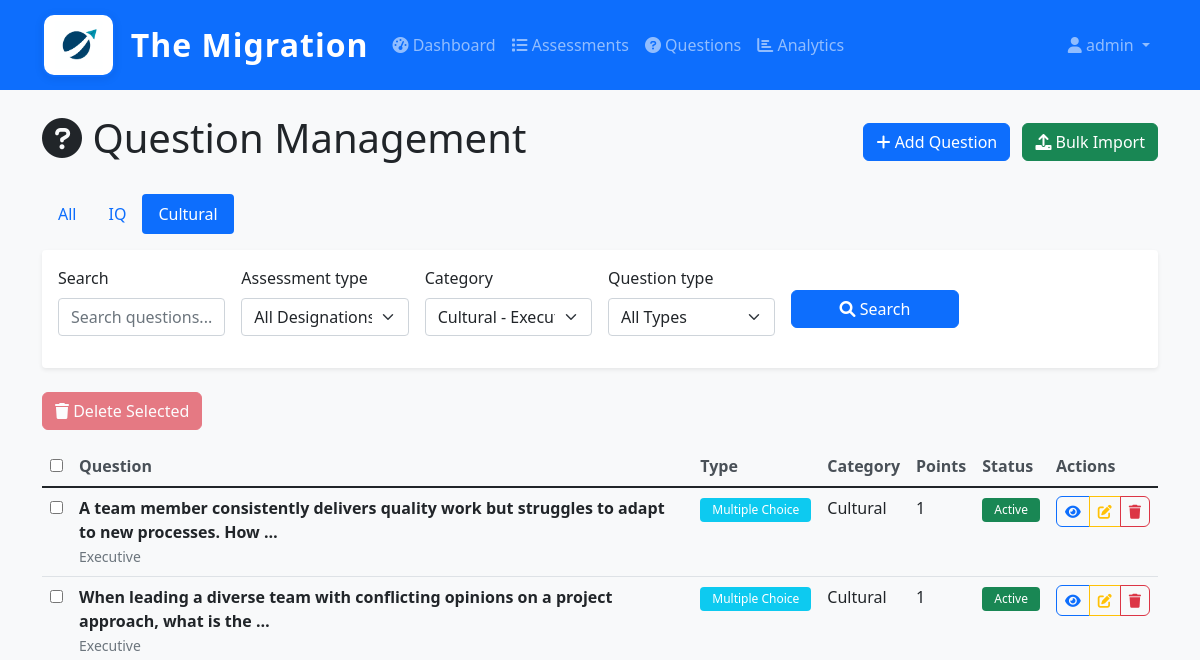
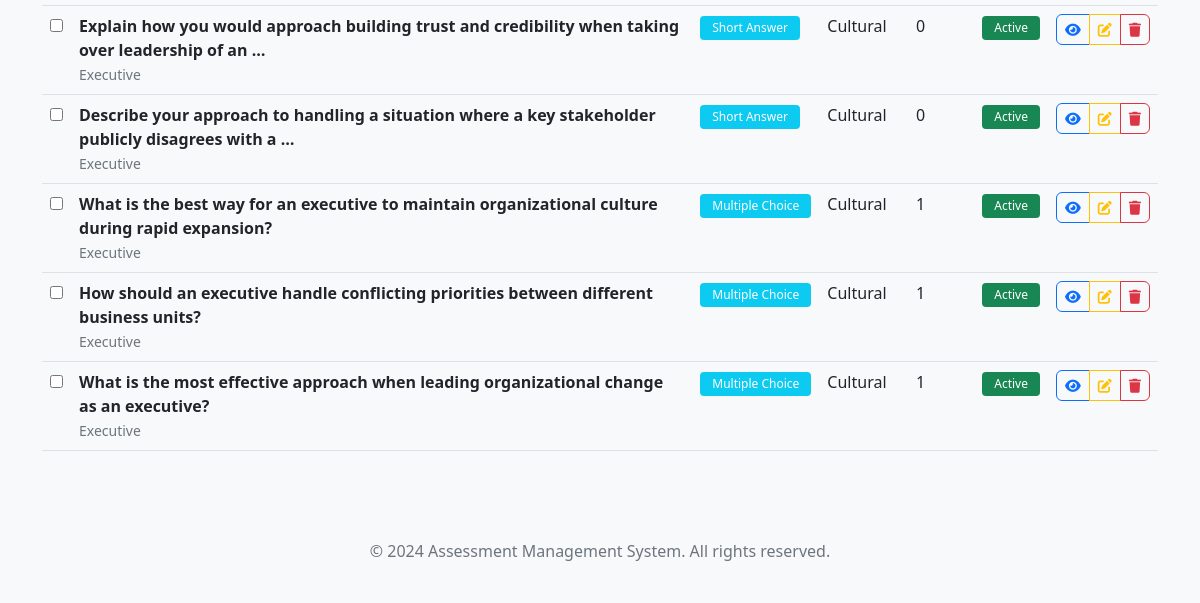
/assessments/admin/questions/?category=8 (signed in), run on an earlier commit of the app's database (2 pictures, top to bottom).
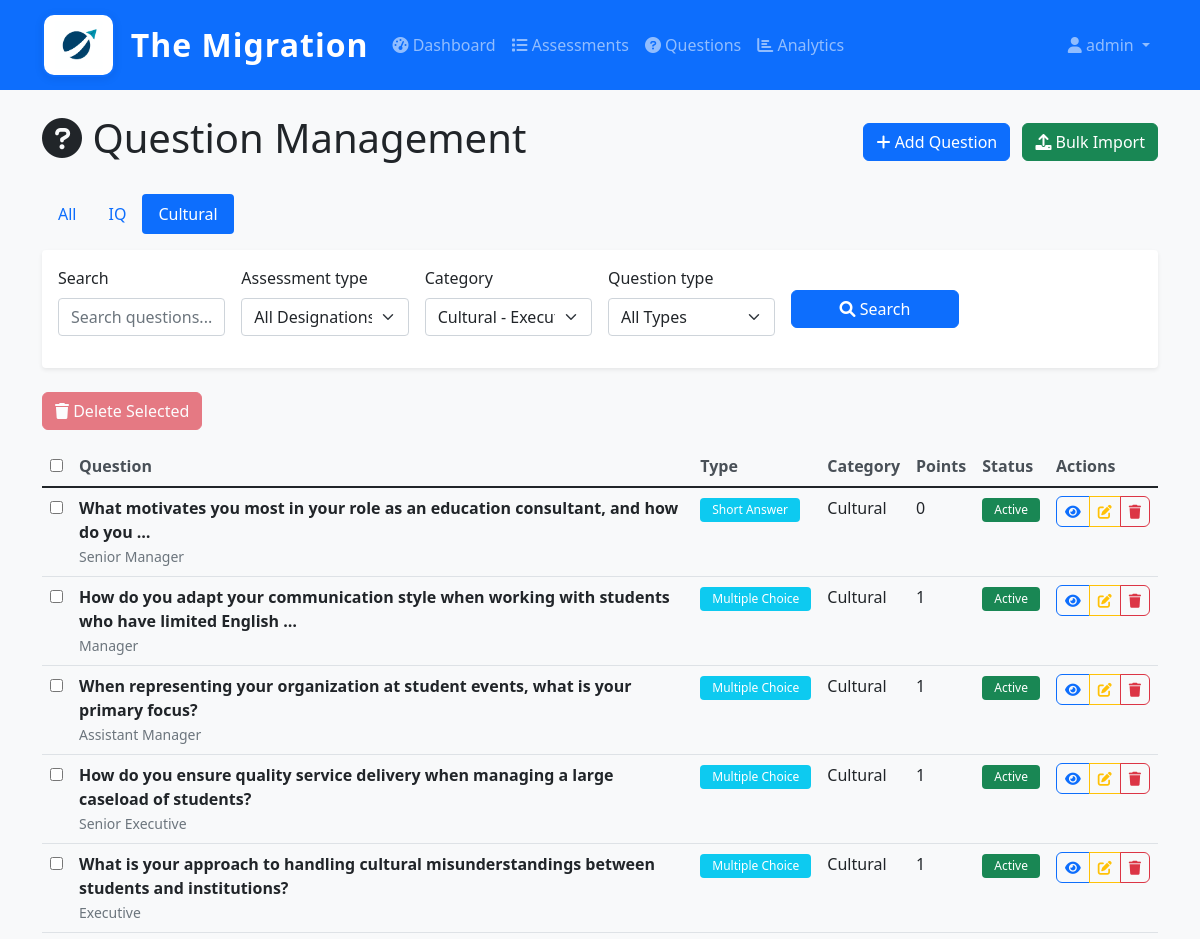
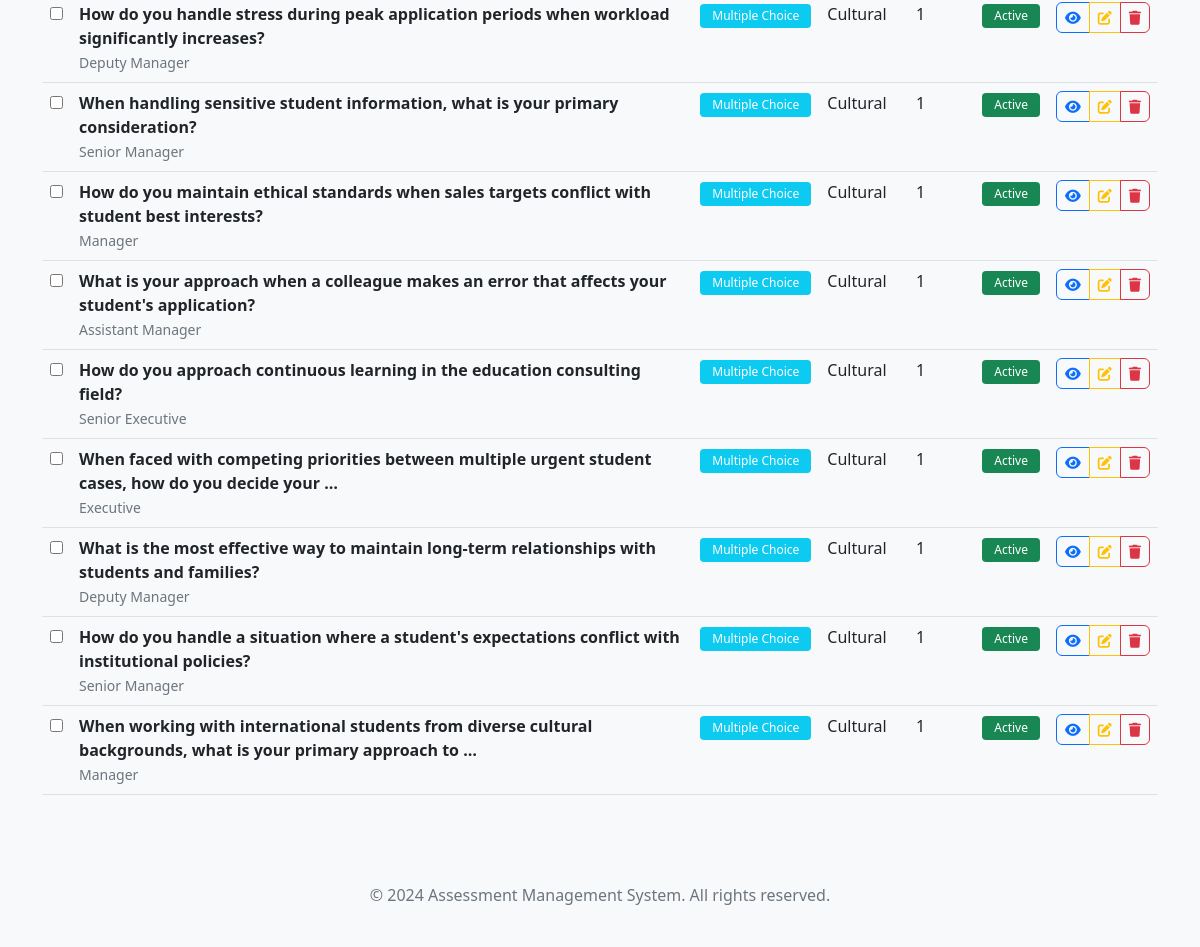
And on a later commit of the database (2 pictures, top to bottom).
### assessments/models.py (models this page shows, shortened)
class Question(models.Model):
    QUESTION_TYPES = [
        ('MCQ', 'Multiple Choice'),
        ('TF', 'True/False'),
        ('SA', 'Short Answer'),
    ]
    assessment_type = models.ForeignKey(Designation, on_delete=models.CASCADE, related_name='questions')
    category = models.ForeignKey(QuestionCategory, on_delete=models.CASCADE, related_name='questions', null=True, blank=True)
    text = models.TextField()
    question_type = models.CharField(max_length=3, choices=QUESTION_TYPES)
    options = models.JSONField(null=True, blank=True, help_text="For MCQ: list of options")
    correct_answer = models.TextField()
    explanation = models.TextField(blank=True, help_text="Explanation for the correct answer")
    points = models.PositiveIntegerField(default=1, help_text="Points for this question")
    is_active = models.BooleanField(default=True)
    created_at = models.DateTimeField(auto_now_add=True)
    updated_at = models.DateTimeField(auto_now=True)
    class Meta:
        verbose_name = 'Question'
        verbose_name_plural = 'Questions'

class Designation(models.Model):
    name = models.CharField(max_length=100, unique=True)
    description = models.TextField(blank=True)
    is_active = models.BooleanField(default=True)
    created_at = models.DateTimeField(auto_now_add=True)
    updated_at = models.DateTimeField(auto_now=True)
    class Meta:
        verbose_name = 'Designation'
        verbose_name_plural = 'Designations'
    def __str__(self):
        return self.name

class QuestionCategory(models.Model):
    name = models.CharField(max_length=100)
    description = models.TextField(blank=True)
    assessment_type = models.ForeignKey(Designation, on_delete=models.CASCADE, related_name='categories')
    class Meta:
        verbose_name = 'Question Category'
        verbose_name_plural = 'Question Categories'
        unique_together = ['name', 'assessment_type']
    def __str__(self):
        return f"{self.name} - {self.assessment_type.name}"

### assessments/views.py (the view)
    def wrapper(request, *args, **kwargs):
        if not request.user.is_authenticated:
            return HttpResponseRedirect(reverse('admin_login'))
        if not is_authorized_admin(request.user):
            messages.error(request, 'Access denied. Only authorized administrators can access this system.')
            return HttpResponseRedirect(reverse('admin_login'))
        return view_func(request, *args, **kwargs)

### assessments/forms.py
class QuestionSearchForm(forms.Form):
    assessment_type = forms.ModelChoiceField(
        queryset=Designation.objects.all(),
        required=False,
        empty_label="All Designations"
    )
    category = forms.ModelChoiceField(
        queryset=QuestionCategory.objects.all(),
        required=False,
        empty_label="All Categories"
    )
    question_type = forms.ChoiceField(
        choices=[('', 'All Types')] + Question.QUESTION_TYPES,
        required=False
    )
    search = forms.CharField(required=False, widget=forms.TextInput(attrs={'placeholder': 'Search questions...'}))
    def __init__(self, *args, **kwargs):
        super().__init__(*args, **kwargs)
        self.fields['assessment_type'].queryset = Designation.objects.all()
        self.fields['category'].queryset = QuestionCategory.objects.all()

### assessments/views.py (called while the page is built)
def is_authorized_admin(user):
    return (user.is_authenticated and
            user.role == 'admin' and
            user.email in AUTHORIZED_ADMIN_EMAILS)

### assessments/templates/assessments/question_list.html (shortened to what the changed rows need)
{% extends 'base.html' %}
{% load crispy_forms_tags %}
{% block content %}
<div class="row">
    <div class="col-12">
        <div class="d-flex justify-content-between align-items-center mb-4">
            <h1><i class="fas fa-question-circle"></i> Question Management</h1>
        </div>
    </div>
</div>
{% if page_obj %}
<form id="bulk-delete-form" method="post" action="{% url 'assessments:bulk_delete_questions' %}">
    <div class="table-responsive">
        <table class="table table-hover">
            <thead>
                <tr>
                    <th><input type="checkbox" id="select-all-questions"></th>
                    <th>Question</th>
                    <th>Type</th>
                    <th>Category</th>
                    <th>Points</th>
                    <th>Status</th>
                    <th>Actions</th>
                </tr>
            </thead>
            <tbody>
                {% for question in page_obj %}
                <tr>
                    <td><input type="checkbox" name="question_ids" value="{{ question.id }}" class="select-question"></td>
                    <td>
                        <strong>{{ question.text|truncatewords:15 }}</strong>
                        <br><small class="text-muted">{{ question.assessment_type.name }}</small>
                    </td>
                    <td>
                        <span class="badge bg-info">{{ question.get_question_type_display }}</span>
                    </td>
                    <td>{{ question.category.name|default:"-" }}</td>
                    <td>{{ question.points }}</td>
                    <td>
                        <span class="badge bg-{% if question.is_active %}success{% else %}secondary{% endif %}">
                            {% if question.is_active %}Active{% else %}Inactive{% endif %}
                        </span>
                    </td>
                    <td>
                        <div class="btn-group" role="group">
                            <a href="{% url 'assessments:question_detail' question.id %}" class="btn btn-sm btn-outline-primary" title="View Details">
                                <i class="fas fa-eye"></i>
                            </a>
                            <a href="{% url 'assessments:question_edit' question.id %}" class="btn btn-sm btn-outline-warning" title="Edit Question">
                                <i class="fas fa-edit"></i>
                            </a>
                            <a href="{% url 'assessments:question_delete' question.id %}" class="btn btn-sm btn-outline-danger" title="Delete Question">
                                <i class="fas fa-trash"></i>
                            </a>
                        </div>
                    </td>
                </tr>
                {% endfor %}
            </tbody>
        </table>
    </div>
</form>
{% endif %}
{% endblock %}

What changed in the data, as far as the page shows it:
removed Question: text "A team member consistently delivers quality work but struggles to adapt to new processes. How …", assessment_type.name "Executive", question_type "Multiple Choice", category.name "Cultural", points "1", is_active "Active"
removed Question: text "When leading a diverse team with conflicting opinions on a project approach, what is the …", assessment_type.name "Executive", question_type "Multiple Choice", category.name "Cultural", points "1", is_active "Active"
removed Question: text "Explain how you would approach building trust and credibility when taking over leadership of an …", assessment_type.name "Executive", question_type "Short Answer", category.name "Cultural", points "0", is_active "Active"
removed Question: text "Describe your approach to handling a situation where a key stakeholder publicly disagrees with a …", assessment_type.name "Executive", question_type "Short Answer", category.name "Cultural", points "0", is_active "Active"
removed Question: text "What is the best way for an executive to maintain organizational culture during rapid expansion?", assessment_type.name "Executive", question_type "Multiple Choice", category.name "Cultural", points "1", is_active "Active"
removed Question: text "How should an executive handle conflicting priorities between different business units?", assessment_type.name "Executive", question_type "Multiple Choice", category.name "Cultural", points "1", is_active "Active"
removed Question: text "What is the most effective approach when leading organizational change as an executive?", assessment_type.name "Executive", question_type "Multiple Choice", category.name "Cultural", points "1", is_active "Active"
added Question: text "What motivates you most in your role as an education consultant, and how do you …", assessment_type.name "Senior Manager", question_type "Short Answer", category.name "Cultural", points "0", is_active "Active"
added Question: text "How do you adapt your communication style when working with students who have limited English …", assessment_type.name "Manager", question_type "Multiple Choice", category.name "Cultural", points "1", is_active "Active"
added Question: text "When representing your organization at student events, what is your primary focus?", assessment_type.name "Assistant Manager", question_type "Multiple Choice", category.name "Cultural", points "1", is_active "Active"
added Question: text "How do you ensure quality service delivery when managing a large caseload of students?", assessment_type.name "Senior Executive", question_type "Multiple Choice", category.name "Cultural", points "1", is_active "Active"
added Question: text "What is your approach to handling cultural misunderstandings between students and institutions?", assessment_type.name "Executive", question_type "Multiple Choice", category.name "Cultural", points "1", is_active "Active"
added Question: text "How do you handle stress during peak application periods when workload significantly increases?", assessment_type.name "Deputy Manager", question_type "Multiple Choice", category.name "Cultural", points "1", is_active "Active"
added Question: text "When handling sensitive student information, what is your primary consideration?", assessment_type.name "Senior Manager", question_type "Multiple Choice", category.name "Cultural", points "1", is_active "Active"
added Question: text "How do you maintain ethical standards when sales targets conflict with student best interests?", assessment_type.name "Manager", question_type "Multiple Choice", category.name "Cultural", points "1", is_active "Active"
added Question: text "What is your approach when a colleague makes an error that affects your student's application?", assessment_type.name "Assistant Manager", question_type "Multiple Choice", category.name "Cultural", points "1", is_active "Active"
added Question: text "How do you approach continuous learning in the education consulting field?", assessment_type.name "Senior Executive", question_type "Multiple Choice", category.name "Cultural", points "1", is_active "Active"
added Question: text "When faced with competing priorities between multiple urgent student cases, how do you decide your …", assessment_type.name "Executive", question_type "Multiple Choice", category.name "Cultural", points "1", is_active "Active"
added Question: text "What is the most effective way to maintain long-term relationships with students and families?", assessment_type.name "Deputy Manager", question_type "Multiple Choice", category.name "Cultural", points "1", is_active "Active"
added Question: text "How do you handle a situation where a student's expectations conflict with institutional policies?", assessment_type.name "Senior Manager", question_type "Multiple Choice", category.name "Cultural", points "1", is_active "Active"
added Question: text "When working with international students from diverse cultural backgrounds, what is your primary approach to …", assessment_type.name "Manager", question_type "Multiple Choice", category.name "Cultural", points "1", is_active "Active"
